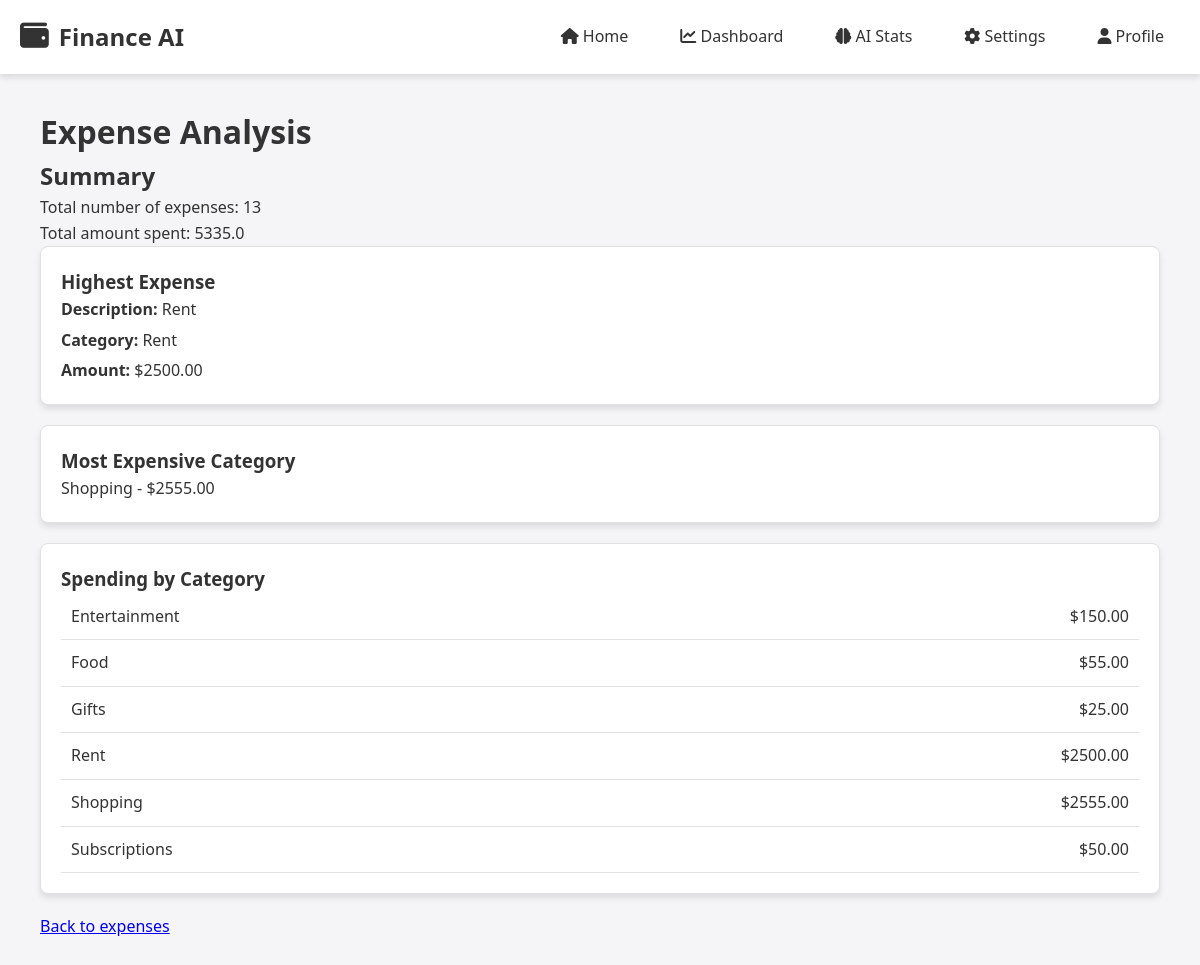
The app's page /analytics (signed in) with its own data.
### app.py (models this page shows, shortened)
class Expense(db.Model):
    id = db.Column(db.Integer, primary_key=True)
    content = db.Column(db.String(200), nullable=False)
    category = db.Column(db.String(200), nullable=False)
    amount = db.Column(db.Float, nullable=False)
    date_created = db.Column(db.DateTime, default=datetime.utcnow)
    user_id = db.Column(db.Integer, db.ForeignKey('user.id'), nullable=False)

class UserSettings(db.Model):
    id = db.Column(db.Integer, primary_key=True)
    user_id = db.Column(db.Integer, db.ForeignKey('user.id'), nullable=False)
    theme = db.Column(db.String(20), default='light')
    date_format = db.Column(db.String(20), default='MM/DD/YYYY')
    start_page = db.Column(db.String(20), default='expenses')
    currency = db.Column(db.String(3), default='USD')
    currency_position = db.Column(db.String(10), default='before')
    decimal_separator = db.Column(db.String(1), default='.')
    user = db.relationship('User', backref='settings', uselist=False)

### app.py (the view)
@app.route("/analytics")
@login_required
def analytics():
    expenses = Expense.query.filter_by(user_id=current_user.id).all()
    expense_list = []
    for expense in expenses:
        expense_list.append({
            'description': expense.content,
            'category': expense.category,
            'amount': expense.amount,
            'date': expense.date_created
        })
    total_expenses = len(expense_list)
    if total_expenses == 0:
        return render_template("analytics.html",
                               has_expenses = False,
                               message = "Add some expenses to see analysis")
    df = pd.DataFrame(expense_list)
    total_spent = df['amount'].sum()
    highest_expense = df.loc[df['amount'].idxmax()]
    category_totals = df.groupby('category')['amount'].sum().to_dict()
    most_expensive_category = max(category_totals.items(), key=lambda x: x[1])
    return render_template("analytics.html",
                           has_expenses=True,
                           total_expenses=total_expenses,
                           total_spent=round(total_spent, 2),
                           highest_expense={
                               'description': highest_expense['description'],
                               'amount': highest_expense['amount'],
                               'category': highest_expense['category']
                           },
                           category_totals = category_totals,
                           most_expensive_category = most_expensive_category)

### app.py (called while the page is built)
@login_manager.user_loader
def load_user(user_id):
    return User.query.get(int(user_id))

@app.context_processor
def inject_template_helpers():
    utilities = {}
    if current_user.is_authenticated:
        user_settings = UserSettings.query.filter_by(user_id=current_user.id).first()
        if not user_settings:
            user_settings = UserSettings(user_id=current_user.id)
            db.session.add(user_settings)
            db.session.commit()
        utilities['user_settings'] = user_settings
    else:
        utilities['user_settings'] = None
    def format_date_template(date, user_settings=None):
        if user_settings:
            return format_date(date, user_settings.date_format)
        return date.strftime('%m/%d/%Y')  # Default format
    utilities['now'] = datetime.now
    utilities['timedelta'] = timedelta
    utilities['format_currency'] = format_currency
    utilities['format_date'] = format_date_template
    return utilities

### templates/analytics.html (shortened to what this page needs)
{% extends 'base.html' %}
{% block body %}
<div class="content">
    <h1> Expense Analysis </h1>
    {% if not has_expenses %}
        <p>{{ message }} </p>
    {% else %}
        <div class="summary-box">
            <h2>Summary</h2>
            <p>Total number of expenses: {{ total_expenses }}</p>
            <p>Total amount spent: {{ total_spent }}</p>
            <div class="card">
                <h3>Highest Expense</h3>
                <div class="expense-details">
                    <p><strong>Description:</strong> {{ highest_expense.description }}</p>
                    <p><strong>Category:</strong> {{ highest_expense.category }}</p>
                    <p><strong>Amount:</strong> {{ format_currency(highest_expense.amount, user_settings) }}</p>
                </div>
            </div>
            <div class="card">
                <h3>Most Expensive Category</h3>
                <p>{{ most_expensive_category[0] }} - {{ format_currency(most_expensive_category[1], user_settings) }}</p>
            </div>
        </div>
        <div class="card">
            <h3>Spending by Category</h3>
            <div class="category-breakdown">
                {% for category, amount in category_totals.items() %}
                <div class="category-item">
                    <span class="category-name">{{ category }}</span>
                    <span class="category-amount">{{ format_currency(amount, user_settings) }}</span>
                </div>
                {% endfor %}
            </div>
        </div>
    {% endif %}
    <a href="{{ url_for('index') }}">Back to expenses</a>
</div>
{% endblock %}

### templates/base.html (shortened to what this page needs)
<!DOCTYPE html>
<html lang="en" class="{{ user_settings.theme if user_settings and user_settings.theme else 'light' }}">
<head>
    <link rel="stylesheet" href="{{ url_for('static', filename='css/main.css') }}">
    <link rel="stylesheet" href="{{ url_for('static', filename='css/flash-messages.css') }}">
    <link rel="stylesheet" href="https://cdnjs.cloudflare.com/ajax/libs/font-awesome/6.4.0/css/all.min.css">
</head>
<body>
    <nav class="navbar">
        <div class="navbar-container">
            <a href="/" class="navbar-logo-link">
                <div class="navbar-logo">
                    <i class="fas fa-wallet"></i>
                    <span>Finance AI</span>
                </div>
            </a>
            <div class="navbar-links" id="navbarLinks">
                <a href="/" class="{{ 'active' if request.path == '/' else '' }}">
                    <i class="fas fa-home"></i> Home
                </a>
                <a href="/dashboard" class="{{ 'active' if request.path == '/dashboard' else '' }}">
                    <i class="fas fa-chart-line"></i> Dashboard
                </a>
                <a href="/model_stats" class="{{ 'active' if request.path == '/model_stats' else '' }}">
                    <i class="fas fa-brain"></i> AI Stats
                </a>
                <a href="/settings" class="{{ 'active' if request.path == '/settings' else '' }}">
                    <i class="fas fa-cog"></i> Settings
                </a>
                <a href="/profile" class="{{ 'active' if request.path == '/profile' else '' }}">
                    <i class="fas fa-user"></i> Profile
                </a>
            </div>
        </div>
    </nav>
    <main class="content">
        {% block body %}{% endblock %}
    </main>
</body>
</html>

### static/css/main.css (style rules this page uses)
:root { --primary-color: #4361ee; --secondary-color: #3f37c9; --accent-color: #4895ef; --success-color: #4cc9f0; --warning-color: #f72585; --text-color: #333; --bg-color: #f8f9fa; --card-bg: #ffffff; --border-color: #e0e0e0; --shadow: 0 4px 6px rgba(0, 0, 0, 0.1); --border-radius: 8px; }
* { margin: 0; padding: 0; box-sizing: border-box; }
body, html { margin: 0; font-family: 'Segoe UI', Tahoma, Geneva, Verdana, sans-serif; background-color: var(--bg-color); color: var(--text-color); line-height: 1.6; }
.navbar { background-color: var(--primary-color); color: white; padding: 1rem 0; box-shadow: var(--shadow); position: sticky; top: 0; z-index: 1000; }
.navbar-container { display: flex; justify-content: space-between; align-items: center; max-width: 1200px; margin: 0 auto; padding: 0 20px; }
.navbar-logo { display: flex; align-items: center; gap: 10px; font-size: 1.5rem; font-weight: bold; }
.navbar-logo i { font-size: 1.8rem; }
.navbar-links { display: flex; gap: 20px; }
.navbar-links a { color: white; text-decoration: none; padding: 0.5rem 1rem; border-radius: var(--border-radius); transition: background-color 0.3s ease; }
.navbar-logo-link { text-decoration: none; color: inherit; display: flex; align-items: center; }
.content { max-width: 1200px; margin: 2rem auto; padding: 0 20px; }
.card { background-color: var(--card-bg); border-radius: var(--border-radius); box-shadow: var(--shadow); padding: 20px; margin-bottom: 20px; }
.category-name { font-weight: 500; }
.category-item { display: flex; justify-content: space-between; align-items: center; padding: 10px; border-bottom: 1px solid var(--border-color); }
.card, .widget { animation: fadeIn 0.3s ease-in-out; }
:root { --bg-color: #f5f5f7; --card-bg: #ffffff; --text-color: #333333; --border-color: #e1e1e1; --highlight-color: #4cc9f0; --nav-bg: #ffffff; --nav-text: #333333; --hover-bg: #f0f0f0; --input-bg: #ffffff; --button-bg: #4cc9f0; --button-text: #ffffff; --danger: #D84040; --success: #4cc9f0; --shadow: 0 4px 6px rgba(0, 0, 0, 0.1); }
body { background-color: var(--bg-color); color: var(--text-color); }
.navbar { background-color: var(--nav-bg); color: var(--nav-text); box-shadow: var(--shadow); }
.navbar-links a { color: var(--nav-text); }
.card { background-color: var(--card-bg); border: 1px solid var(--border-color); box-shadow: var(--shadow); }
.expense-details { flex: 1; display: flex; flex-direction: column; gap: 4px; }
.expense-details { flex: 1; display: flex; flex-direction: column; gap: 5px; }

### records on screen
Expense: description "Rent", category "Rent"
UserSettings: currency+currency_position+decimal_separator "$2500.00", currency+currency_position+decimal_separator "$2555.00", currency+currency_position+decimal_separator "$150.00", currency+currency_position+decimal_separator "$55.00", currency+currency_position+decimal_separator "$25.00", currency+currency_position+decimal_separator "$50.00"
Expense: category "Shopping"
Expense: category "Entertainment"
Expense: category "Food"
Expense: category "Gifts"
Expense: category "Subscriptions"

### other values on screen
{{ total_expenses }} "13"
{{ total_spent }} "5335.0"
